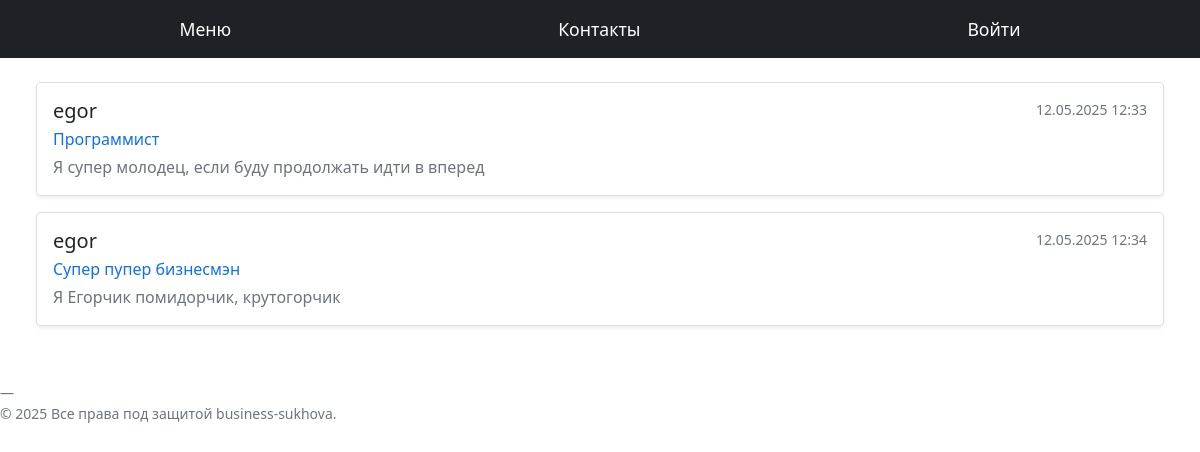
/resume/egor/, run on the app's committed database.
### resume/models.py (models this page shows)
class Resume(models.Model):
    author = models.ForeignKey(Profile, on_delete=models.CASCADE, related_name='resumes')
    about = models.TextField()
    profession = models.CharField(max_length=100)
    education = models.CharField(max_length=100)
    skills = models.TextField()
    portfolio = models.TextField()
    updated_at = models.DateTimeField(auto_now=True)
    created_at = models.DateTimeField(auto_now_add=True)

### root/models.py (models this page shows, shortened)
class Profile(models.Model):
    user = models.OneToOneField(User, on_delete=models.CASCADE, related_name='profile')
    city = models.CharField(max_length=100, null=True, blank=True)
    country = models.CharField(max_length=100, null=True, blank=True)

### resume/views.py (the view)
# urls.py: path('<str:username>/', views.get_by_username, name='get_by_username'),
def get_by_username(request, username):
    if request.method == "GET":
        user = User.objects.filter(username=username).first()
        if user:
            return render(request, 'resume/list.html', context={"resumes": user.profile.resumes.all()})
        else:
            return render(request, 'root/404.html')

### resume/templates/resume/list.html (shortened to what this page needs)
{% extends "root/base.html" %}
{% load static %}
{% block main %}
	{% for resume in resumes %}
        {% include 'resume/resume-mini.html' with resume=resume %}
    {% empty %}
        <h2>Кажется резюме нет!</h2>
    {% endfor %}
{% endblock %}

### resume/templates/resume/resume-mini.html
<a href="{% url 'resume:get_by_id' resume.id %}" class="resume-preview d-block text-decoration-none text-dark">
  <div class="card p-3 mb-3 shadow-sm rounded-3">
    <div class="d-flex justify-content-between">
      <h5 class="mb-1">{{ resume.author.user.username }}</h5>
      <small class="text-muted">{{ resume.updated_at|date:"d.m.Y H:i" }}</small>
    </div>
    <p class="mb-1 text-primary">{{ resume.profession }}</p>
    <p class="mb-0 text-truncate text-secondary" style="max-width: 100%;">
      {{ resume.about|truncatewords:10 }}
    </p>
  </div>
</a>

### data on the page
Resume: author.user.username "egor", updated_at "12.05.2025 12:33", profession "Программист", about "Я супер молодец, если буду продолжать идти в вперед"
Resume: author.user.username "egor", updated_at "12.05.2025 12:34", profession "Супер пупер бизнесмэн", about "Я Егорчик помидорчик, крутогорчик"
